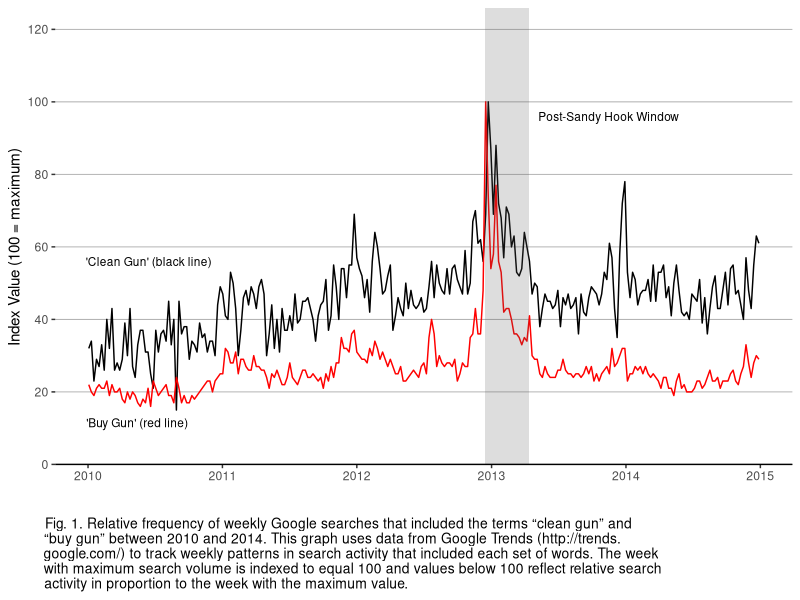

Write R code to recreate this figure.
## ---- chunk 1
knitr::opts_chunk$set(echo = FALSE, warning = FALSE)

library(haven)
library(ggplot2)
library(dplyr)
library(readxl)
library(tidyverse)
## ---- chunk 2

# Setting message = FALSE because it is telling us about renaming the columns when we first load in the data, but we are going to be changing these names anyways.
# Setting warning = FALSE because a warning appears about the date format.
# Reading in the excel sheet.

google <- read_xlsx("dataverse_files/Google Trends data for Figure 1.xlsx", 
    col_types = c("date", "numeric", "numeric"))

# Removing two rows that are either empty or are just describing the data set.

google <- google[-c(1, 2),]

# Chnaging the column titles to the first row's information.

colnames(google) = google[1, ]
google = google[-1, ]

colnames(google)[1:3] <- c("week", "clean_gun", "buy_gun")

google$week <- as.Date(google$week , format = "%Y-%m-%d")
## ---- chunk 3

# Creating a function for shifting the axis labels to the line y=0 instead of having it hover slightly below. 
# For aesthetic purposes.
# Function obtained from https://stackoverflow.com/questions/39071002/moving-x-or-y-axis-together-with-tick-labels-to-the-middle-of-a-single-ggplot-n, user baptiste.

shift_axis <- function(p, y=0){
  g <- ggplotGrob(p)
  dummy <- data.frame(y=y)
  ax <- g[["grobs"]][g$layout$name == "axis-b"][[1]]
  p + annotation_custom(grid::grobTree(ax, vp = grid::viewport(y=1, height=sum(ax$height))), 
                        ymax=y, ymin=y) +
    geom_hline(aes(yintercept=y), data = dummy) +
    theme(axis.text.x = element_blank(), 
          axis.ticks.x=element_blank())

}
## ---- chunk 4

# Using ggplot with geom_line to reproduce Fig. 1 from my paper.
# Creating two lines on the same graph, for google searches of "clean gun" and of "buy gun", each with a different color.
# Using annotate to create a shaded rectangle in the "Post-Sandy Hook Window" which is the 4 months following the shooting. Set alpha to 0.2 to make it see through.
# Set the x scale to have breaks every year.
# Set the y scale to have breaks every 20 from 1 to 120.
# Added labels to the axes and a caption.
# Changed the graph theme to look more like the one in the paper being reproduced.
# Removed the vertical lines and changed the horizontal line darkness and where they are located.
# Changed the location and size of the caption.
# Added text onto the graph.
# Used the shift_axis function to move the labels up to the y=0 line and remove the weird space.

plot <- google %>%
  ggplot(aes(x = week)) +
  geom_line(aes(y = clean_gun), color = "black") +
  geom_line(aes(y = buy_gun), color = "red") +
  annotate("rect", xmin = as.Date('2012-12-14'), xmax = as.Date('2013-04-14'), ymin = 0, ymax = Inf, alpha = 0.2) +
  scale_x_date(date_breaks = "1 year", date_minor_breaks = "1 month", date_labels = "%Y") +
  scale_y_continuous(breaks = c(0, 20, 40, 60, 80, 100, 120), limits = c(0, 120)) +
  labs(x = "", 
       y = "Index Value (100 = maximum)", 
       caption = " Fig. 1. Relative frequency of weekly Google searches that included the terms “clean gun” and \n “buy gun” between 2010 and 2014. This graph uses data from Google Trends (http://trends. \ngoogle.com/) to track weekly patterns in search activity that included each set of words. The week \nwith maximum search volume is indexed to equal 100 and values below 100 reflect relative search \n      activity in proportion to the week with the maximum value.") +
  theme(panel.grid.major.x = element_blank(),
        panel.grid.major.y = element_line( size=0.3, color = "darkgray"),
        panel.background = element_rect(fill= "white"),
        plot.caption = element_text(hjust = -0.1, size = 10)) +
  annotate(geom = "text", x = as.Date('2013-11-15'), y = 96, label = "Post-Sandy Hook Window", size = 3) +
  annotate(geom = "text", x = as.Date('2010-06-15'), y = 56, label = "'Clean Gun' (black line)", size = 3) +
  annotate(geom = "text", x = as.Date('2010-05-15'), y = 11.5, label = "'Buy Gun' (red line)", size = 3)

shift_axis(plot, 0)
